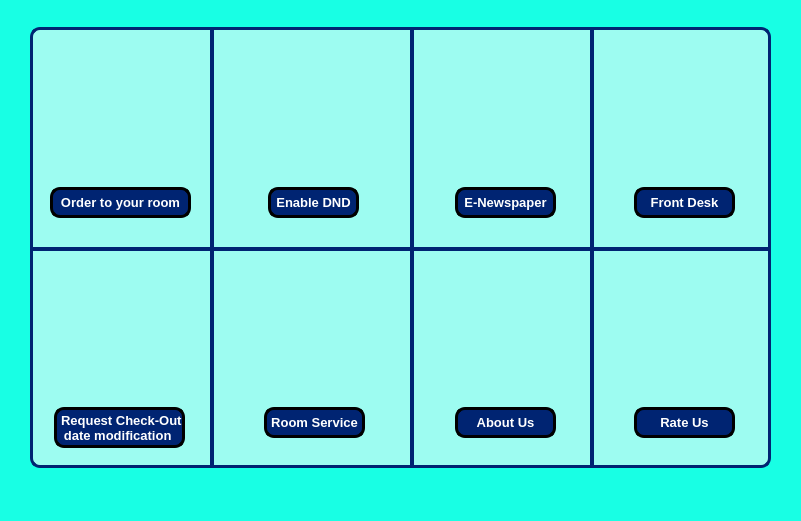
   <widget class="QWidget" name="Main" native="true">
    <property name="geometry">
     <rect>
      <x>0</x>
      <y>30</y>
      <width>801</width>
      <height>521</height>
     </rect>
    </property>
    <property name="styleSheet">
     <string notr="true">background-color:rgb(24, 255, 228);</string>
    </property>
    <widget class="QWidget" name="SubMain" native="true">
     <property name="geometry">
      <rect>
       <x>30</x>
       <y>27</y>
       <width>741</width>
       <height>441</height>
      </rect>
     </property>
     <property name="styleSheet">
      <string notr="true">background-color:rgba(250, 250, 250, 150);
border:3px solid;
border-radius:10px;
border-color: rgb(0, 36, 114);</string>
     </property>
     <widget class="Line" name="Partition1">
      <property name="geometry">
       <rect>
        <x>380</x>
        <y>0</y>
        <width>4</width>
        <height>441</height>
       </rect>
      </property>
      <property name="orientation">
       <enum>Qt::Vertical</enum>
      </property>
     </widget>
     <widget class="Line" name="Partition2">
      <property name="geometry">
       <rect>
        <x>180</x>
        <y>0</y>
        <width>4</width>
        <height>441</height>
       </rect>
      </property>
      <property name="orientation">
       <enum>Qt::Vertical</enum>
      </property>
     </widget>
     <widget class="Line" name="Partition3">
      <property name="geometry">
       <rect>
        <x>560</x>
        <y>0</y>
        <width>4</width>
        <height>441</height>
       </rect>
      </property>
      <property name="orientation">
       <enum>Qt::Vertical</enum>
      </property>
     </widget>
     <widget class="Line" name="Partition4">
      <property name="geometry">
       <rect>
        <x>0</x>
        <y>220</y>
        <width>741</width>
        <height>4</height>
       </rect>
      </property>
      <property name="toolTipDuration">
       <number>5</number>
      </property>
      <property name="orientation">
       <enum>Qt::Horizontal</enum>
      </property>
     </widget>
     <widget class="QPushButton" name="MenuButton">
      <property name="geometry">
       <rect>
        <x>34</x>
        <y>30</y>
        <width>111</width>
        <height>121</height>
       </rect>
      </property>
      <property name="styleSheet">
       <string notr="true">QPushButton {	
	border: none;
	background-color: transparent;
}
QPushButton:hover {
	background-color: rgba(240, 240, 240,150);
}
QPushButton:pressed {	
	background-color:  rgba(240, 240, 240,150);
}</string>
      </property>
      <property name="text">
       <string/>
      </property>
      <property name="icon">
       <iconset>
        <normaloff>icons/cil-menu.png</normaloff>icons/cil-menu.png</iconset>
      </property>
      <property name="iconSize">
       <size>
        <width>100</width>
        <height>255</height>
       </size>
      </property>
     </widget>
     <widget class="QPushButton" name="DNDButton">
      <property name="geometry">
       <rect>
        <x>230</x>
        <y>30</y>
        <width>111</width>
        <height>121</height>
       </rect>
      </property>
      <property name="styleSheet">
       <string notr="true">QPushButton {	
	border: none;
	background-color: transparent;
}
QPushButton:hover {
	background-color: rgba(240, 240, 240,150);
}
QPushButton:pressed {	
	background-color:  rgba(240, 240, 240,150);
}</string>
      </property>
      <property name="text">
       <string/>
      </property>
      <property name="icon">
       <iconset>
        <normaloff>icons/cil-dnd.png</normaloff>icons/cil-dnd.png</iconset>
      </property>
      <property name="iconSize">
       <size>
        <width>100</width>
        <height>255</height>
       </size>
      </property>
     </widget>
     <widget class="QPushButton" name="RoomServiceButton">
      <property name="geometry">
       <rect>
        <x>228</x>
        <y>250</y>
        <width>111</width>
        <height>121</height>
       </rect>
      </property>
      <property name="styleSheet">
       <string notr="true">QPushButton {	
	border: none;
	background-color: transparent;
}
QPushButton:hover {
	background-color: rgba(240, 240, 240,150);
}
QPushButton:pressed {	
	background-color:  rgba(240, 240, 240,150);
}</string>
      </property>
      <property name="text">
       <string/>
      </property>
      <property name="icon">
       <iconset>
        <normaloff>icons/cil-housekeeping.png</normaloff>icons/cil-housekeeping.png</iconset>
      </property>
      <property name="iconSize">
       <size>
        <width>100</width>
        <height>255</height>
       </size>
      </property>
     </widget>
     <widget class="QPushButton" name="FrontDeskButton">
      <property name="geometry">
       <rect>
        <x>600</x>
        <y>30</y>
        <width>111</width>
        <height>121</height>
       </rect>
      </property>
      <property name="styleSheet">
       <string notr="true">QPushButton {	
	border: none;
	background-color: transparent;
}
QPushButton:hover {
	background-color: rgba(240, 240, 240,150);
}
QPushButton:pressed {	
	background-color:  rgba(240, 240, 240,150);
}</string>
      </property>
      <property name="text">
       <string/>
      </property>
      <property name="icon">
       <iconset>
        <normaloff>icons/cil-deskbell.png</normaloff>icons/cil-deskbell.png</iconset>
      </property>
      <property name="iconSize">
       <size>
        <width>100</width>
        <height>255</height>
       </size>
      </property>
     </widget>
     <widget class="QPushButton" name="CheckOutButton">
      <property name="geometry">
       <rect>
        <x>35</x>
        <y>250</y>
        <width>111</width>
        <height>121</height>
       </rect>
      </property>
      <property name="styleSheet">
       <string notr="true">QPushButton {	
	border: none;
	background-color: transparent;
}
QPushButton:hover {
	background-color: rgba(240, 240, 240,150);
}
QPushButton:pressed {	
	background-color:  rgba(240, 240, 240,150);
}</string>
      </property>
      <property name="text">
       <string/>
      </property>
      <property name="icon">
       <iconset>
        <normaloff>icons/cil-calendar.png</normaloff>icons/cil-calendar.png</iconset>
      </property>
      <property name="iconSize">
       <size>
        <width>100</width>
        <height>255</height>
       </size>
      </property>
     </widget>
     <widget class="QPushButton" name="AboutUsButton">
      <property name="geometry">
       <rect>
        <x>420</x>
        <y>250</y>
        <width>111</width>
        <height>121</height>
       </rect>
      </property>
      <property name="styleSheet">
       <string notr="true">QPushButton {	
	border: none;
	background-color: transparent;
}
QPushButton:hover {
	background-color: rgba(240, 240, 240,150);
}
QPushButton:pressed {	
	background-color:  rgba(240, 240, 240,150);
}</string>
      </property>
      <property name="text">
       <string/>
      </property>
      <property name="icon">
       <iconset>
        <normaloff>icons/cil-question.png</normaloff>icons/cil-question.png</iconset>
      </property>
      <property name="iconSize">
       <size>
        <width>100</width>
        <height>255</height>
       </size>
      </property>
     </widget>
     <widget class="QPushButton" name="ENPButton">
      <property name="geometry">
       <rect>
        <x>420</x>
        <y>30</y>
        <width>111</width>
        <height>121</height>
       </rect>
      </property>
      <property name="styleSheet">
       <string notr="true">QPushButton {	
	border: none;
	background-color: transparent;
}
QPushButton:hover {
	background-color: rgba(240, 240, 240,150);
}
QPushButton:pressed {	
	background-color:  rgba(240, 240, 240,150);
}</string>
      </property>
      <property name="text">
       <string/>
      </property>
      <property name="icon">
       <iconset>
        <normaloff>icons/cil-newspaper.png</normaloff>icons/cil-newspaper.png</iconset>
      </property>
      <property name="iconSize">
       <size>
        <width>100</width>
        <height>255</height>
       </size>
      </property>
     </widget>
     <widget class="QPushButton" name="RateUsButton">
      <property name="geometry">
       <rect>
        <x>600</x>
        <y>250</y>
        <width>111</width>
        <height>121</height>
       </rect>
      </property>
      <property name="styleSheet">
       <string notr="true">QPushButton {	
	border: none;
	background-color: transparent;
}
QPushButton:hover {
	background-color: rgba(240, 240, 240,150);
}
QPushButton:pressed {	
	background-color:  rgba(240, 240, 240,150);
}</string>
      </property>
      <property name="text">
       <string/>
      </property>
      <property name="icon">
       <iconset>
        <normaloff>icons/cil-star.png</normaloff>icons/cil-star.png</iconset>
      </property>
      <property name="iconSize">
       <size>
        <width>100</width>
        <height>255</height>
       </size>
      </property>
     </widget>
     <widget class="QLabel" name="MenuLab">
      <property name="geometry">
       <rect>
        <x>20</x>
        <y>160</y>
        <width>141</width>
        <height>31</height>
       </rect>
      </property>
      <property name="font">
       <font>
        <family>Segoe UI</family>
        <pointsize>10</pointsize>
        <weight>75</weight>
        <bold>true</bold>
       </font>
      </property>
      <property name="styleSheet">
       <string notr="true">background-color:rgb(0, 36, 114);
color:white;
border-color:rgb(0, 0, 0)</string>
      </property>
      <property name="text">
       <string>Order to your room</string>
      </property>
      <property name="alignment">
       <set>Qt::AlignCenter</set>
      </property>
     </widget>
     <widget class="QLabel" name="DNDLab">
      <property name="geometry">
       <rect>
        <x>238</x>
        <y>160</y>
        <width>91</width>
        <height>31</height>
       </rect>
      </property>
      <property name="font">
       <font>
        <family>Segoe UI</family>
        <pointsize>10</pointsize>
        <weight>75</weight>
        <bold>true</bold>
       </font>
      </property>
      <property name="styleSheet">
       <string notr="true">background-color:rgb(0, 36, 114);
color:white;
border-color:rgb(0, 0, 0)</string>
      </property>
      <property name="text">
       <string>Enable DND</string>
      </property>
      <property name="alignment">
       <set>Qt::AlignCenter</set>
      </property>
     </widget>
     <widget class="QLabel" name="RoomServiceLab">
      <property name="geometry">
       <rect>
        <x>234</x>
        <y>380</y>
        <width>101</width>
        <height>31</height>
       </rect>
      </property>
      <property name="font">
       <font>
        <family>Segoe UI</family>
        <pointsize>10</pointsize>
        <weight>75</weight>
        <bold>true</bold>
       </font>
      </property>
      <property name="styleSheet">
       <string notr="true">background-color:rgb(0, 36, 114);
color:white;
border-color:rgb(0, 0, 0)</string>
      </property>
      <property name="text">
       <string>Room Service</string>
      </property>
      <property name="alignment">
       <set>Qt::AlignCenter</set>
      </property>
     </widget>
     <widget class="QLabel" name="FrontDeskLab">
      <property name="geometry">
       <rect>
        <x>604</x>
        <y>160</y>
        <width>101</width>
        <height>31</height>
       </rect>
      </property>
      <property name="font">
       <font>
        <family>Segoe UI</family>
        <pointsize>10</pointsize>
        <weight>75</weight>
        <bold>true</bold>
       </font>
      </property>
      <property name="styleSheet">
       <string notr="true">background-color:rgb(0, 36, 114);
color:white;
border-color:rgb(0, 0, 0)</string>
      </property>
      <property name="text">
       <string>Front Desk</string>
      </property>
      <property name="alignment">
       <set>Qt::AlignCenter</set>
      </property>
     </widget>
     <widget class="QLabel" name="CheckOutLab">
      <property name="geometry">
       <rect>
        <x>24</x>
        <y>380</y>
        <width>131</width>
        <height>41</height>
       </rect>
      </property>
      <property name="font">
       <font>
        <family>Segoe UI</family>
        <pointsize>10</pointsize>
        <weight>75</weight>
        <bold>true</bold>
       </font>
      </property>
      <property name="styleSheet">
       <string notr="true">background-color:rgb(0, 36, 114);
color:white;
border-color:rgb(0, 0, 0)</string>
      </property>
      <property name="text">
       <string> Request Check-Out 
date modification </string>
      </property>
      <property name="alignment">
       <set>Qt::AlignCenter</set>
      </property>
     </widget>
     <widget class="QLabel" name="ENPLab">
      <property name="geometry">
       <rect>
        <x>425</x>
        <y>160</y>
        <width>101</width>
        <height>31</height>
       </rect>
      </property>
      <property name="font">
       <font>
        <family>Segoe UI</family>
        <pointsize>10</pointsize>
        <weight>75</weight>
        <bold>true</bold>
       </font>
      </property>
      <property name="styleSheet">
       <string notr="true">background-color:rgb(0, 36, 114);
color:white;
border-color:rgb(0, 0, 0)</string>
      </property>
      <property name="text">
       <string>E-Newspaper</string>
      </property>
      <property name="alignment">
       <set>Qt::AlignCenter</set>
      </property>
     </widget>
     <widget class="QLabel" name="RateUsLab">
      <property name="geometry">
       <rect>
        <x>604</x>
        <y>380</y>
        <width>101</width>
        <height>31</height>
       </rect>
      </property>
      <property name="font">
       <font>
        <family>Segoe UI</family>
        <pointsize>10</pointsize>
        <weight>75</weight>
        <bold>true</bold>
       </font>
      </property>
      <property name="styleSheet">
       <string notr="true">background-color:rgb(0, 36, 114);
color:white;
border-color:rgb(0, 0, 0)</string>
      </property>
      <property name="text">
       <string>Rate Us</string>
      </property>
      <property name="alignment">
       <set>Qt::AlignCenter</set>
      </property>
     </widget>
     <widget class="QLabel" name="AboutUsLab">
      <property name="geometry">
       <rect>
        <x>425</x>
        <y>380</y>
        <width>101</width>
        <height>31</height>
       </rect>
      </property>
      <property name="font">
       <font>
        <family>Segoe UI</family>
        <pointsize>10</pointsize>
        <weight>75</weight>
        <bold>true</bold>
       </font>
      </property>
      <property name="styleSheet">
       <string notr="true">background-color:rgb(0, 36, 114);
color:white;
border-color:rgb(0, 0, 0)</string>
      </property>
      <property name="text">
       <string>About Us</string>
      </property>
      <property name="alignment">
       <set>Qt::AlignCenter</set>
      </property>
     </widget>
    </widget>
    <widget class="QLabel" name="BG">
     <property name="geometry">
      <rect>
       <x>0</x>
       <y>0</y>
       <width>801</width>
       <height>499</height>
      </rect>
     </property>
     <property name="text">
      <string/>
     </property>
     <property name="pixmap">
      <pixmap>background/bg7.jpg</pixmap>
     </property>
     <property name="scaledContents">
      <bool>true</bool>
     </property>
    </widget>
    <zorder>BG</zorder>
    <zorder>SubMain</zorder>
   </widget>
